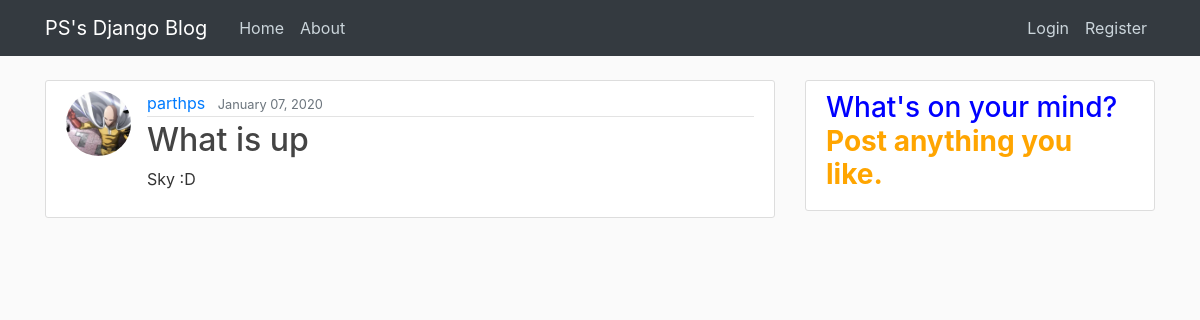
The app's page /post/1/ with its own data.
### blog/models.py (models this page shows, shortened)
class Post(models.Model):
    title = models.CharField(max_length=100)
    content = models.TextField()
    date_posted = models.DateTimeField(auto_now_add=True)
    author = models.ForeignKey(User, on_delete=models.CASCADE)

### users/models.py (models this page shows, shortened)
class Profile(models.Model):
    user=models.OneToOneField(User, on_delete=models.CASCADE)
    image=models.ImageField(default='orange.jpg',upload_to='profile_pics')

### blog/views.py (the view)
# urls.py: path('post/<int:pk>/', PostDetailView.as_view(), name='post-detail'),
class PostDetailView(DetailView):  # class based view.
    model = Post

### blog/templates/blog/post_detail.html (shortened to what this page needs)
{% extends "blog/base.html" %}
{% block content %}
     <article class="media content-section">
      <img class="rounded-circle article-img" src="{{ object.author.profile.image.url }}">
      <div class="media-body">
        <div class="article-metadata">
          <a class="mr-2" href="{% url 'user-post' object.author.username %}">{{ object.author }}</a>
          <small class="text-muted">{{ object.date_posted|date:"F d, Y" }}</small>
        </div>
        <h2 class="article-title">{{ object.title }}</h2>
        <p class="article-content">{{ object.content }}</p>
      </div>
    </article>
{% endblock %}

### blog/static/blog/main.css (style rules this page uses)
body { background: #fafafa; color: #333333; margin-top: 5rem; }
h1, h2, h3, h4, h5, h6 { color: #444444; }
.content-section { background: #ffffff; padding: 10px 20px; border: 1px solid #dddddd; border-radius: 3px; margin-bottom: 20px; }
.article-title { color: #444444; }
.article-content { white-space: pre-line; }
.article-img { height: 65px; width: 65px; margin-right: 16px; }
.article-metadata { padding-bottom: 1px; margin-bottom: 4px; border-bottom: 1px solid #e3e3e3 }

### records on screen
Post: author.profile.image (picture), author "parthps", date_posted "January 07, 2020", title "What is up", content "Sky :D"
